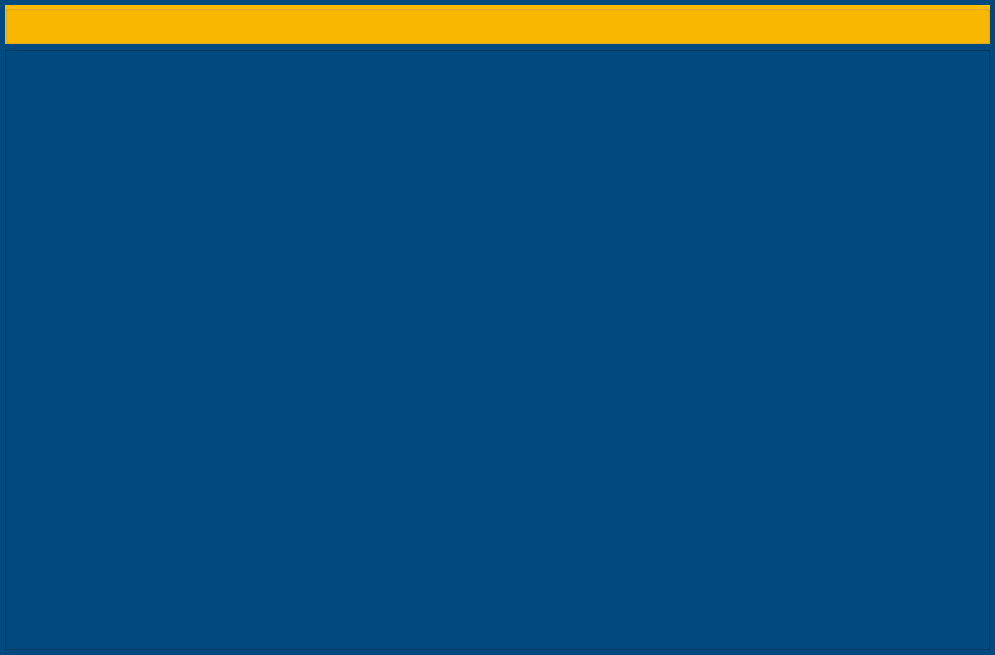
<?xml version="1.0" encoding="UTF-8"?>
<ui version="4.0">
 <class>Form</class>
 <widget class="QWidget" name="Form">
  <property name="geometry">
   <rect>
    <x>0</x>
    <y>0</y>
    <width>995</width>
    <height>655</height>
   </rect>
  </property>
  <property name="windowTitle">
   <string>Pareto front viewer</string>
  </property>
  <property name="styleSheet">
   <string notr="true">QWidget{background-color: rgb(0, 74, 127);}

QGroupBox{background-color: rgb(251, 185, 0);}

QWidget#widget{background-color: rgb(255, 255, 255);}

QLabel{background-color:rgb(215, 215, 215);}</string>
  </property>
  <layout class="QVBoxLayout" name="verticalLayout">
   <property name="leftMargin">
    <number>5</number>
   </property>
   <property name="topMargin">
    <number>5</number>
   </property>
   <property name="rightMargin">
    <number>5</number>
   </property>
   <property name="bottomMargin">
    <number>5</number>
   </property>
   <item>
    <widget class="QGroupBox" name="groupBox">
     <property name="title">
      <string/>
     </property>
     <layout class="QGridLayout" name="gridLayout">
      <property name="leftMargin">
       <number>5</number>
      </property>
      <property name="topMargin">
       <number>5</number>
      </property>
      <property name="rightMargin">
       <number>5</number>
      </property>
      <property name="bottomMargin">
       <number>5</number>
      </property>
      <item row="0" column="0">
       <spacer name="horizontalSpacer">
        <property name="orientation">
         <enum>Qt::Horizontal</enum>
        </property>
        <property name="sizeHint" stdset="0">
         <size>
          <width>895</width>
          <height>20</height>
         </size>
        </property>
       </spacer>
      </item>
     </layout>
    </widget>
   </item>
   <item>
    <widget class="QFrame" name="frame">
     <property name="sizePolicy">
      <sizepolicy hsizetype="Preferred" vsizetype="Expanding">
       <horstretch>0</horstretch>
       <verstretch>0</verstretch>
      </sizepolicy>
     </property>
     <property name="frameShape">
      <enum>QFrame::StyledPanel</enum>
     </property>
     <property name="frameShadow">
      <enum>QFrame::Raised</enum>
     </property>
    </widget>
   </item>
  </layout>
 </widget>
 <resources/>
 <connections/>
</ui>
